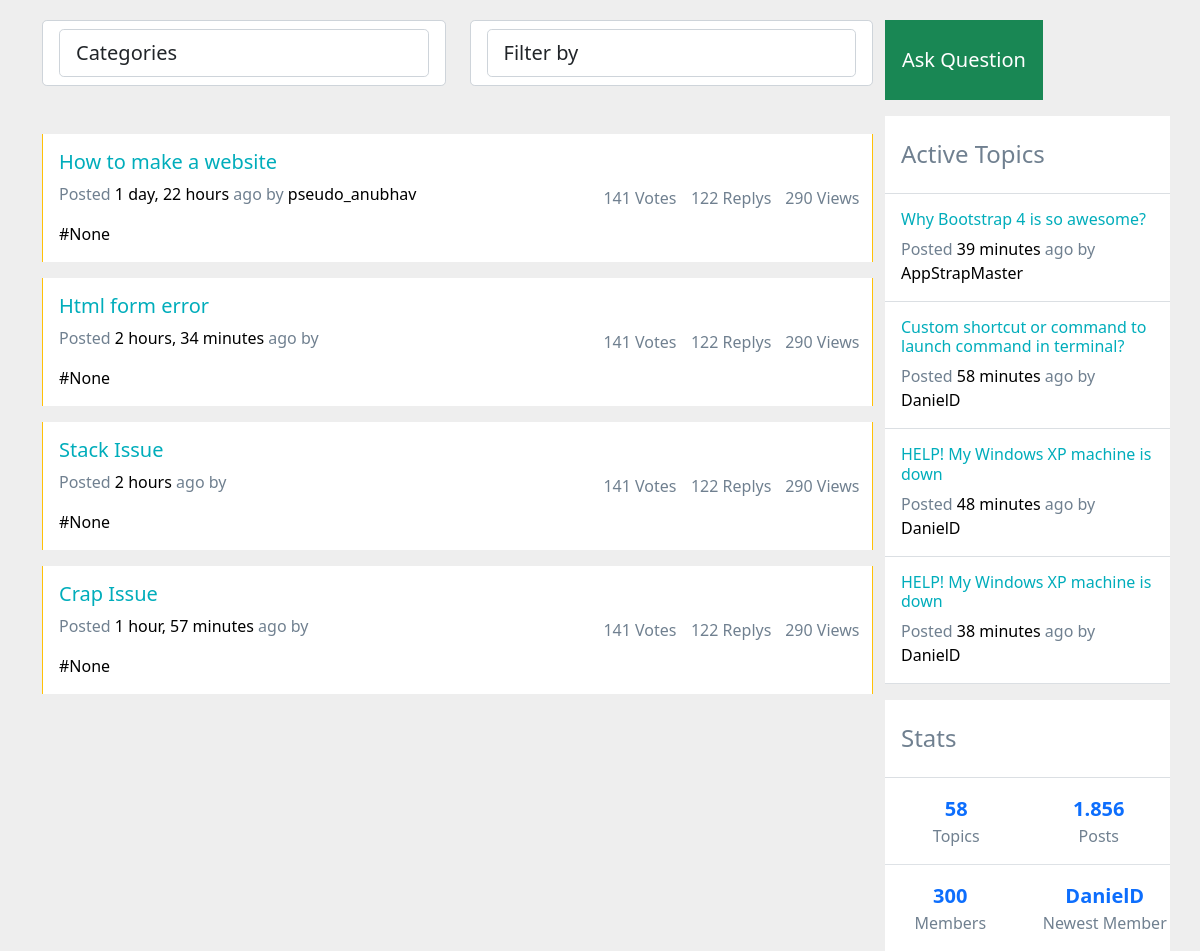
The page / on the database its author committed.
### forum/models.py (models this page shows, shortened)
class Post(models.Model):
    profile = models.OneToOneField(UserProfile, on_delete=models.CASCADE, null=True, blank=True)
    title = models.CharField(max_length=800)
    description = models.CharField(max_length=2000)
    upvote = models.IntegerField(default=0, null=True, blank=True)
    downvote = models.IntegerField(default=0, null=True, blank=True)
    tags = models.ManyToManyField('Tag', blank=True)
    id = models.UUIDField(default=uuid.uuid4, primary_key=True, unique=True, editable=False)
    created = models.DateTimeField(auto_now_add=True)

### userprofile/models.py (models this page shows, shortened)
class UserProfile(models.Model):
    user = models.OneToOneField(User, on_delete=models.CASCADE, null=True, blank=True)
    name = models.CharField(max_length=100, null=True, blank=True)
    email = models.EmailField(null=True, blank=True)
    profile_image = models.ImageField(null=True, blank=True, upload_to='')
    bio = models.TextField(null=True, blank=True)
    username = models.CharField(max_length=200, null=True, blank=True)
    social_github = models.CharField(max_length=200, blank=True, null=True)
    social_twitter = models.CharField(max_length=200, blank=True, null=True)
    created = models.DateTimeField(auto_now_add=True)
    id = models.UUIDField(default=uuid.uuid4, primary_key=True, editable=False, unique=True)

### forum/views.py (the view)
# urls.py: path('', views.homePage, name='home'),
def homePage(request):
    posts = Post.objects.all
    print(posts)
    context = {'posts': posts}
    return render(request, 'forum/home.html', context)

### forum/templates/forum/home.html (shortened to what this page needs)
{% extends 'base.html' %}
{% block content %}
<link href="https://code.ionicframework.com/ionicons/2.0.1/css/ionicons.min.css" rel="stylesheet">
<div class="container">
      <div class="row">
        <div class="col-lg-9 mb-3">
          <div class="row text-left mb-5">
            <div class="col-lg-6 mb-3 mb-sm-0">
              <div class="dropdown bootstrap-select form-control form-control-lg bg-white bg-op-9 text-sm w-lg-50" style="width: 100%;">
              <select class="form-control form-control-lg bg-white bg-op-9 text-sm w-lg-50" data-toggle="select" tabindex="-98">
                <option> Categories </option>
              </select>
              </div>
            </div>
            <div class="col-lg-6 text-lg-right">
              <div class="dropdown bootstrap-select form-control form-control-lg bg-white bg-op-9 ml-auto text-sm w-lg-50" style="width: 100%;">
                  <select class="form-control form-control-lg bg-white bg-op-9 ml-auto text-sm w-lg-50" data-toggle="select" tabindex="-98">
                    <option> Filter by </option>
                  </select>
              </div>
            </div>
          </div>
          {% for post in posts %}
          <div class="card row-hover pos-relative py-3 px-3 mb-3 border-warning border-top-0 border-right-0 border-bottom-0 rounded-0">
            <div class="row align-items-center">
              <div class="col-md-8 mb-3 mb-sm-0">
                <h5>
                  <a href="#" class="text-primary">{{post.title}}</a>
                </h5>
                <p class="text-sm"><span class="op-6">Posted</span> <a class="text-black" href="#">{{post.created|timesince}}</a> <span class="op-6">ago by</span> <a class="text-black" href="#">{{post.profile.username}}</a></p>
                <div class="text-sm op-5"> <a class="text-black mr-2" href="#">#{{post.tags.name}}</a></div>
              </div>
              <div class="col-md-4 op-7">
                <div class="row text-center op-7">
                  <div class="col px-1">  <span class="d-block text-sm">141 Votes</span> </div>
                  <div class="col px-1">  <span class="d-block text-sm">122 Replys</span> </div>
                  <div class="col px-1">  <span class="d-block text-sm">290 Views</span> </div>
                </div>
              </div>
            </div>
          </div>
        {% endfor %}
    </div>
        <div class="col-lg-3 mb-4 mb-lg-0 px-lg-0 mt-lg-0">
          <div data-settings="{&quot;parent&quot;:&quot;#content&quot;,&quot;mind&quot;:&quot;#header&quot;,&quot;top&quot;:10,&quot;breakpoint&quot;:992}" data-toggle="sticky" class="sticky" style="top: 85px;"><div class="sticky-inner">
            <a class="btn btn-lg btn-block btn-success rounded-0 py-4 mb-3 bg-op-6 roboto-bold" href="#">Ask Question</a>
            <div class="bg-white mb-3">
              <h4 class="px-3 py-4 op-5 m-0">
                Active Topics
              </h4>
              <hr class="m-0">
              <div class="pos-relative px-3 py-3">
                <h6 class="text-primary text-sm">
                  <a href="#" class="text-primary">Why Bootstrap 4 is so awesome? </a>
                </h6>
                <p class="mb-0 text-sm"><span class="op-6">Posted</span> <a class="text-black" href="#">39 minutes</a> <span class="op-6">ago by</span> <a class="text-black" href="#">AppStrapMaster</a></p>
              </div>
              <hr class="m-0">
              <div class="pos-relative px-3 py-3">
                <h6 class="text-primary text-sm">
                  <a href="#" class="text-primary">Custom shortcut or command to launch command in terminal? </a>
                </h6>
                <p class="mb-0 text-sm"><span class="op-6">Posted</span> <a class="text-black" href="#">58 minutes</a> <span class="op-6">ago by</span> <a class="text-black" href="#">DanielD</a></p>
              </div>
              <hr class="m-0">
              <div class="pos-relative px-3 py-3">
                <h6 class="text-primary text-sm">
                  <a href="#" class="text-primary">HELP! My Windows XP machine is down </a>
                </h6>
                <p class="mb-0 text-sm"><span class="op-6">Posted</span> <a class="text-black" href="#">48 minutes</a> <span class="op-6">ago by</span> <a class="text-black" href="#">DanielD</a></p>
              </div>
              <hr class="m-0">
              <div class="pos-relative px-3 py-3">
                <h6 class="text-primary text-sm">
                  <a href="#" class="text-primary">HELP! My Windows XP machine is down </a>
                </h6>
                <p class="mb-0 text-sm"><span class="op-6">Posted</span> <a class="text-black" href="#">38 minutes</a> <span class="op-6">ago by</span> <a class="text-black" href="#">DanielD</a></p>
              </div>
              <hr class="m-0">
            </div>
            <div class="bg-white text-sm">
              <h4 class="px-3 py-4 op-5 m-0 roboto-bold">
                Stats
              </h4>
              <hr class="my-0">
              <div class="row text-center d-flex flex-row op-7 mx-0">
                <div class="col-sm-6 flex-ew text-center py-3 border-bottom border-right"> <a class="d-block lead font-weight-bold" href="#">58</a> Topics </div>
                <div class="col-sm-6 col flex-ew text-center py-3 border-bottom mx-0"> <a class="d-block lead font-weight-bold" href="#">1.856</a> Posts </div>
              </div>
              <div class="row d-flex flex-row op-7">
                <div class="col-sm-6 flex-ew text-center py-3 border-right mx-0"> <a class="d-block lead font-weight-bold" href="#">300</a> Members </div>
                <div class="col-sm-6 flex-ew text-center py-3 mx-0"> <a class="d-block lead font-weight-bold" href="#">DanielD</a> Newest Member </div>
              </div>
            </div>
          </div></div>
        </div>
      </div>
    </div>
{% endblock %}

### templates/base.html (shortened to what this page needs)
{% load static %}
<!DOCTYPE html>
<html lang="en">
<head>
    <link href="https://cdn.jsdelivr.net/npm/bootstrap@5.1.3/dist/css/bootstrap.min.css" rel="stylesheet">
    <link rel="stylesheet" href="{% static 'css/home.css' %}"/>
</head>
<body>
    {% block content %}
    {% endblock content %}
</body>
</html>

### static/css/home.css (style rules this page uses)
body { margin-top:20px; background:#eee; color: #708090; }
a { text-decoration:none; }
.text-primary, a.text-primary:focus, a.text-primary:hover { color: #00ADBB!important; }
.text-black, .text-hover-black:hover { color: #000 !important; }
.font-weight-bold { font-weight: 700 !important; }

### rows shown on the page
Post: title "How to make a website", created "1 day, 22 hours", profile.username "pseudo_anubhav", tags.name "None"
Post: title "Html form error", created "2 hours, 34 minutes", tags.name "None"
Post: title "Stack Issue", created "2 hours", tags.name "None"
Post: title "Crap Issue", created "1 hour, 57 minutes", tags.name "None"
